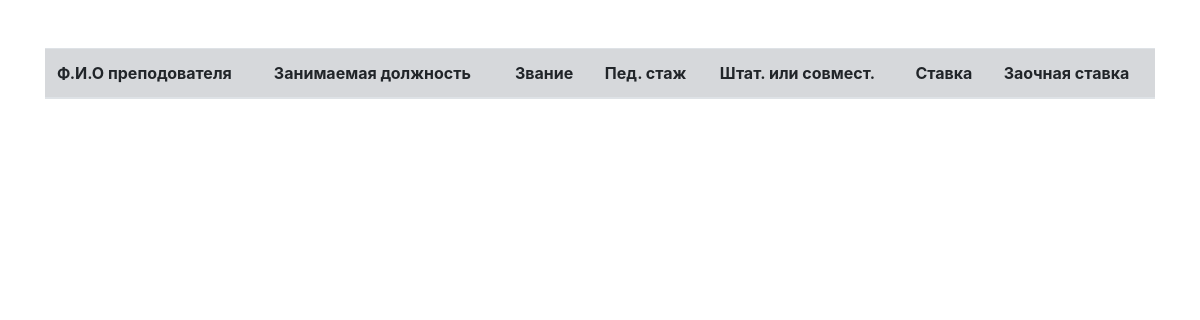
The app's page /api/teacher/teacherlist/, older data.
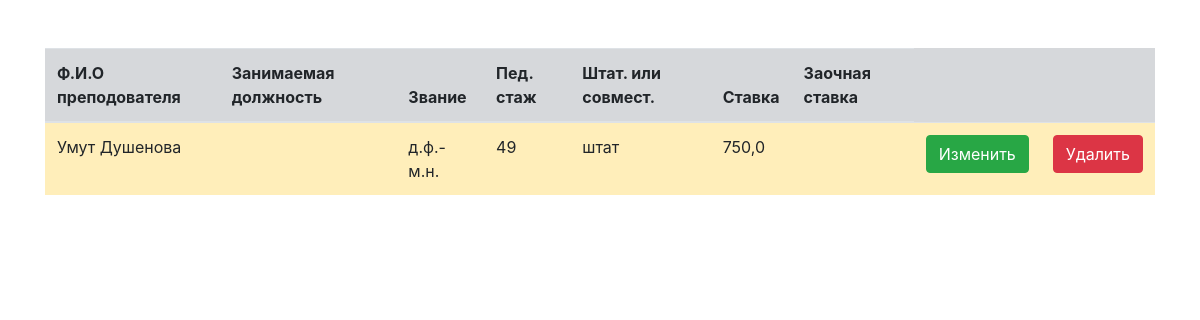
The same page, newer data.
### apps/teacher/models.py (models this page shows, shortened)
class Teacher(models.Model):
    first_name = models.CharField(max_length=20, verbose_name='Имя')
    last_name = models.CharField(max_length=30, verbose_name='Фамилия')
    is_budget = models.BooleanField(default=False, verbose_name='Бюджет')
    is_not_budget = models.BooleanField(default=False, verbose_name='Не бюджет')
    job_title = models.ForeignKey(Doljnost, on_delete=models.SET_NULL, null=True, blank=True, verbose_name='Должность')
    is_not_budget = models.BooleanField(default=False, verbose_name='Не бюджет')
    job_title = models.ForeignKey(Doljnost, on_delete=models.SET_NULL, null=True, blank=True, verbose_name='Должность')
    zvanie = models.CharField(max_length=120, verbose_name='Звание')
    ped_staj = models.IntegerField(verbose_name='Пед стаж')
    shtat_sovmest = models.CharField(max_length=250, verbose_name='Штат.или совмест.')
    stavka = models.FloatField(verbose_name='Ставка')
    stavka_budget = models.FloatField(default=0, verbose_name='Ставка для бюджета')
    class Meta:
        verbose_name = 'Преподователь'
        verbose_name_plural = 'Преподователи'
        ordering = ('-id',)
    def get_full_name(self):
        return self.first_name + ' ' + self.last_name

### api/teacher/views.py (the view)
# urls.py: path('teacherlist/', views.teacherlist, name='teacherlist'),
def teacherlist(request):
    teacher = Teacher.objects.all
    context = {'teachers': teacher}
    return render(request, 'teacherlist.html', context)

### api/teacher/templates/teacherlist.html (shortened to what this page needs)
{% load static %}
<!DOCTYPE html>
<html lang="en">
<head>
    <link rel="stylesheet" href="https://cdn.jsdelivr.net/npm/bootstrap@4.0.0/dist/css/bootstrap.min.css">
</head>
<body>
<div class="container my-5">
  <table  class="table table-secondary table-hover">
      <thead>
      <tr>
        <th scope="col">Ф.И.О преподователя</th>
        <th scope="col">Занимаемая должность</th>
        <th scope="col">Звание</th>
        <th scope="col">Пед. стаж</th>
        <th scope="col">Штат. или совмест.</th>
          <th scope="col">Ставка</th>
          <th scope="col">Заочная ставка</th>
      </tr>
      {% for teacher in teachers %}
          {% if teacher.is_budget %}
          <tr class="table-warning">
              <td>{{ teacher.get_full_name }}</td>
              <td>{{ teacher.get_job_title_display }}</td>
              <td>{{ teacher.zvanie }}</td>
              <td>{{ teacher.ped_staj }}</td>
              <td>{{ teacher.shtat_sovmest }}</td>
              <td>{{ teacher.stavka }}</td>
              <td>{{ teacher.zaochnoe_stavka }}</td>
              <td><a href="{% url 'updateteacher' teacher.id %}"><button class="btn btn-success" type="button">Изменить</button></a></td>
              <td><a href="{% url 'deleteteacher' teacher.id %}"><button class="btn btn-danger" type="button">Удалить</button></a></td>
          </tr>
          {% endif %}
      {% endfor %}
  </table>
</div>
</body>
</html>

Row changes from the older to the newer data that the page shows:
added Teacher: get_full_name "Умут Душенова", zvanie "д.ф.-м.н.", ped_staj "49", shtat_sovmest "штат", stavka "750,0"
